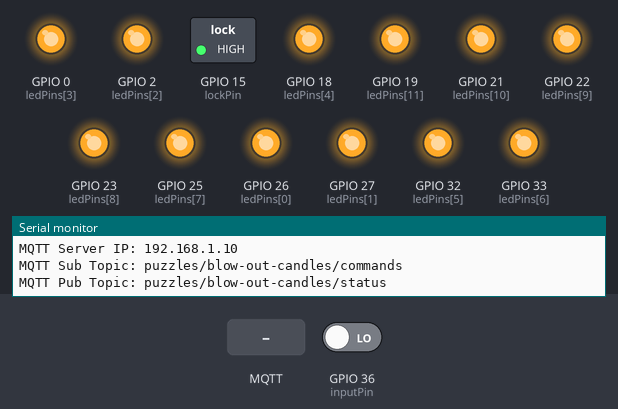
Recording of a sketch running on a simulated ESP32. Parts: switched loads named in the sketch (green lamp = pin HIGH), output pins drawn as LEDs (lit = HIGH), the last lines printed to the serial monitor. The inputs (shaded band) are chosen by the test bench; at power-on: GPIO 36 (inputPin) LOW. WiFi joins after 1.5 s; servers stay silent unless stated; random numbers use the default seed unless the sketch sets one; no MQTT or app messages arrive unless stated; the audio player accepts every command and is not drawn; pins used as bus, display or sensor lines are not drawn.

Above: at 4.9 s.
5.0 s: GPIO 36 (inputPin) driven HIGH
At 6.4 s:
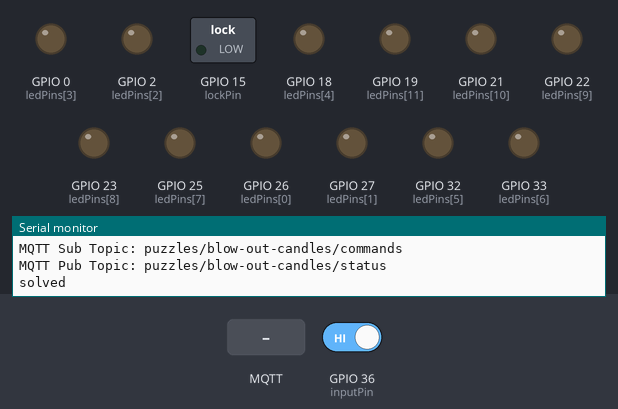
6.7 s: MQTT message "reset" arrives on the first subscribed topic
At 7.0 s:
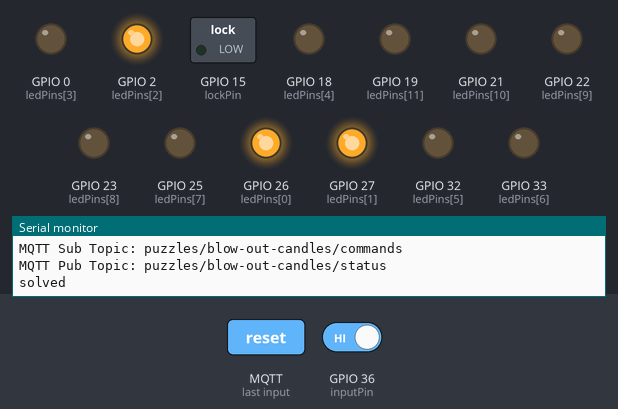
At 7.85 s:
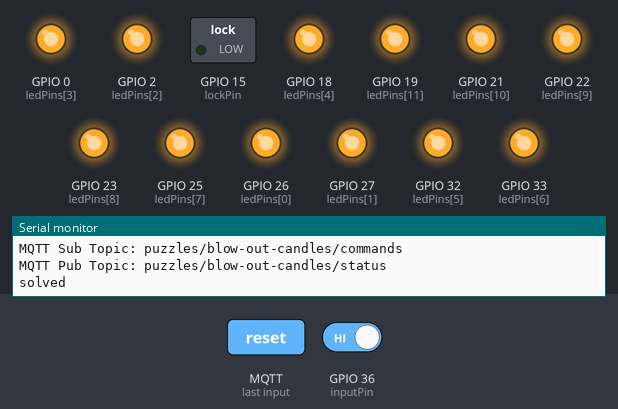
Timing chart, 0 to 9.7 s (numbered marks = the images above; inputs shaded):
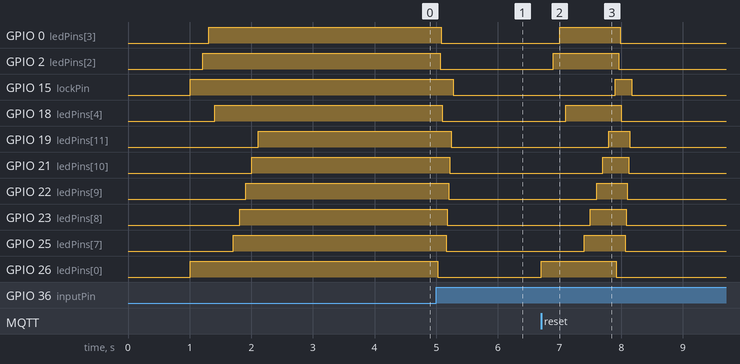

Measured:
- after the input at 5.0 s, GPIO 0 (ledPins[3]): HIGH → LOW after 0.08 s; GPIO 2 (ledPins[2]): HIGH → LOW after 0.06 s; GPIO 15 (lockPin): HIGH → LOW after 0.27 s; GPIO 18 (ledPins[4]): HIGH → LOW after 0.10 s; GPIO 19 (ledPins[11]): HIGH → LOW after 0.24 s
- after the input at 6.7 s, GPIO 0 (ledPins[3]): LOW → HIGH after 0.30 s, → LOW 0.98 s later; GPIO 2 (ledPins[2]): LOW → HIGH after 0.20 s, → LOW 1.1 s later; GPIO 15 (lockPin): LOW → HIGH after 1.2 s, → LOW 0.27 s later; GPIO 18 (ledPins[4]): LOW → HIGH after 0.40 s, → LOW 0.90 s later; GPIO 19 (ledPins[11]): LOW → HIGH after 1.1 s, → LOW 0.34 s later

The sketch:

BlowOutCandles.ino
```cpp
#include <WiFiManager.h>
#include <PubSubClient.h>
#include <DFRobotDFPlayerMini.h>

const char* AP_NAME             = "Blow Out Candles Setup";             // Access point name
const char* DEFAULT_SERVER      = "192.168.1.10";                       // MQTT server name
const char* DEFAULT_SUB_TOPIC   = "puzzles/blow-out-candles/commands";  // MQTT sub topic
const char* DEFAULT_PUB_TOPIC   = "puzzles/blow-out-candles/status";    // MQTT pub topic

WiFiClient espClient;
PubSubClient client(espClient);

char mqtt_server[40];
char mqtt_sub_topic[100];
char mqtt_pub_topic[100];

const byte numCandles = 12;
const byte ledPins[numCandles] = { 26, 27, 2, 0, 18, 32, 33, 25, 23, 22, 21, 19 };
const byte muxPins[4] = {5,17,16,4};
const byte inputPin = 36;
const byte order[numCandles] = { 0, 1, 2, 3, 4, 5, 6, 7, 8, 9, 10, 11 };
const byte lockPin = 15;
bool puzzleSolved  = false;

HardwareSerial hardwareSerial(2);
DFRobotDFPlayerMini dfPlayer;
int currentStep = 0;
bool isLit[numCandles];
int mistakesMade = 0;

String clientId = "blow-out-candles-" + String(ESP.getChipRevision()) + "-" + String(random(0xffff), HEX);

void callback(char* topic, byte* payload, unsigned int length) {
  String message;
  for (unsigned int i=0; i<length; i++) message += (char)payload[i];
  if (message == "solved") onSolve();
  else if (message == "reset") resetPuzzle();
}

bool readInput(byte micNum) {
  for (int i=0; i<4; i++) {
    digitalWrite(muxPins[i], (micNum >> i) & 0x01);
    delayMicroseconds(10);
  }
  return digitalRead(inputPin);
}

void resetPuzzle() {
  puzzleSolved = false;
  dfPlayer.stop();
  for(int i=0; i<numCandles; i++) {
    isLit[i] = true;
    digitalWrite(ledPins[i], HIGH);
    delay(100);
  }
  currentStep = 0;
  mistakesMade = 0;
  digitalWrite(lockPin, HIGH);
}

void onSolve() {
  Serial.println("solved");
  puzzleSolved = true;
  for(int i=0; i<numCandles; i++) {
    digitalWrite(ledPins[i], LOW);
  }
  dfPlayer.play(1);
  digitalWrite(lockPin, LOW);
}

void setupNetworking() {
  WiFiManager wm;
  wm.setConfigPortalTimeout(180);

  WiFiManagerParameter custom_mqtt_server("server", "MQTT Server IP", DEFAULT_SERVER, 40);
  WiFiManagerParameter custom_sub_topic("sub", "MQTT Sub Topic", DEFAULT_SUB_TOPIC, 100);
  WiFiManagerParameter custom_pub_topic("pub", "MQTT Pub Topic", DEFAULT_PUB_TOPIC, 100);
  wm.addParameter(&custom_mqtt_server);
  wm.addParameter(&custom_sub_topic);
  wm.addParameter(&custom_pub_topic);

  bool res = wm.startConfigPortal(AP_NAME);
  String mqttServer;
  String mqttSub;
  String mqttPub;

  if (res) {
    Serial.println("Connected to Network");

    mqttServer = custom_mqtt_server.getValue();
    mqttSub = custom_sub_topic.getValue();
    mqttPub = custom_pub_topic.getValue();

    Serial.print("MQTT Server IP: ");
    Serial.println(mqttServer);
    Serial.print("MQTT Sub Topic: ");
    Serial.println(mqttSub);
    Serial.print("MQTT Pub Topic: ");
    Serial.println(mqttPub);
  }
  else {
    Serial.println("Config Portal Timeout");
    Serial.println("Restarting...");
    ESP.restart();
  }

  mqttServer.toCharArray(mqtt_server, sizeof(mqtt_server));
  mqttSub.toCharArray(mqtt_sub_topic, sizeof(mqtt_sub_topic));
  mqttPub.toCharArray(mqtt_pub_topic, sizeof(mqtt_pub_topic));

  client.setServer(mqtt_server, 1883);
  client.setCallback(callback);
  client.connect(clientId.c_str(), NULL, NULL, NULL, 0, false, NULL, true);
  client.subscribe(mqtt_sub_topic);
}

void setup() {
  Serial.begin(115200);
  hardwareSerial.begin(9600, SERIAL_8N1, 34, 14);
  delay(500);
  if (!dfPlayer.begin(hardwareSerial)) {
    Serial.println("Failed to start DFPlayerMini");
    while(true);
  }
  dfPlayer.volume(30);

  for(int i=0; i<numCandles; i++) pinMode(ledPins[i], OUTPUT);
  for(int i=0; i<4; i++) pinMode(muxPins[i], OUTPUT);
  pinMode(inputPin, INPUT);
  pinMode(lockPin, OUTPUT);
  digitalWrite(lockPin, HIGH);
  resetPuzzle();

  setupNetworking();
}

void loop() {
  if (!client.connected()) {
    Serial.println("MQTT: Trying to connect...");
    client.connect(clientId.c_str(), NULL, NULL, NULL, 0, false, NULL, true);
    client.subscribe(mqtt_sub_topic);
  }
  client.loop();

  if (!puzzleSolved) {
    for (int i=0; i<numCandles; i++) {
      if (isLit[i]) {
        //analogWrite(ledPins[i], random(128,255));
        if (readInput(i) == HIGH) {
          delay(20);
          if (readInput(i) == HIGH) {
            isLit[i] = false;
            digitalWrite(ledPins[i], LOW);
            if (order[currentStep] != i) mistakesMade++;
            currentStep++;
          }
        }
      }
    }

    if (currentStep == numCandles) {
      if (mistakesMade > 0) {
        delay(2000);
        resetPuzzle();
      } else {
        onSolve();
        client.publish(mqtt_pub_topic, "solved");
      }
    }
  }
}
```
